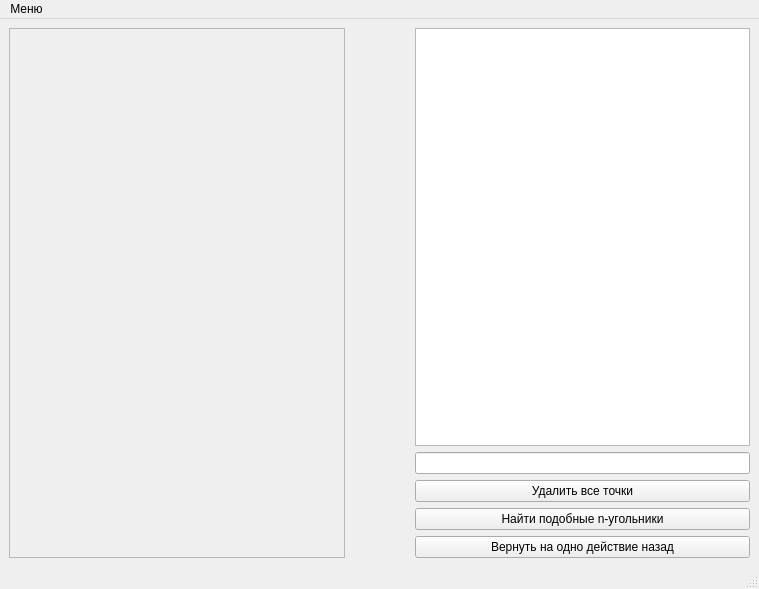
<?xml version="1.0" encoding="UTF-8"?>
<ui version="4.0">
 <class>MainWindow</class>
 <widget class="QMainWindow" name="MainWindow">
  <property name="geometry">
   <rect>
    <x>0</x>
    <y>0</y>
    <width>759</width>
    <height>589</height>
   </rect>
  </property>
  <property name="windowTitle">
   <string>MainWindow</string>
  </property>
  <widget class="QWidget" name="centralwidget">
   <layout class="QHBoxLayout" name="horizontalLayout_2">
    <item>
     <layout class="QHBoxLayout" name="horizontalLayout">
      <item>
       <widget class="Canvas" name="canvas">
        <property name="sizePolicy">
         <sizepolicy hsizetype="Expanding" vsizetype="Expanding">
          <horstretch>0</horstretch>
          <verstretch>0</verstretch>
         </sizepolicy>
        </property>
        <property name="minimumSize">
         <size>
          <width>300</width>
          <height>100</height>
         </size>
        </property>
        <property name="frameShape">
         <enum>QFrame::StyledPanel</enum>
        </property>
        <property name="frameShadow">
         <enum>QFrame::Raised</enum>
        </property>
       </widget>
      </item>
      <item>
       <spacer name="horizontalSpacer">
        <property name="orientation">
         <enum>Qt::Horizontal</enum>
        </property>
        <property name="sizeType">
         <enum>QSizePolicy::Fixed</enum>
        </property>
        <property name="sizeHint" stdset="0">
         <size>
          <width>64</width>
          <height>506</height>
         </size>
        </property>
       </spacer>
      </item>
      <item>
       <layout class="QGridLayout" name="gridLayout_2">
        <item row="3" column="0">
         <widget class="QPushButton" name="find_similar_polygons">
          <property name="text">
           <string>Найти подобные n-угольники</string>
          </property>
         </widget>
        </item>
        <item row="2" column="0">
         <widget class="QPushButton" name="delete_nodes">
          <property name="text">
           <string>Удалить все точки</string>
          </property>
         </widget>
        </item>
        <item row="0" column="0">
         <widget class="Table" name="table_nodes">
          <property name="minimumSize">
           <size>
            <width>330</width>
            <height>200</height>
           </size>
          </property>
         </widget>
        </item>
        <item row="1" column="0">
         <widget class="Input_line" name="input_line"/>
        </item>
        <item row="4" column="0">
         <widget class="QPushButton" name="revert_state_button">
          <property name="text">
           <string>Вернуть на одно действие назад</string>
          </property>
         </widget>
        </item>
       </layout>
      </item>
     </layout>
    </item>
   </layout>
  </widget>
  <widget class="QMenuBar" name="menubar">
   <property name="geometry">
    <rect>
     <x>0</x>
     <y>0</y>
     <width>759</width>
     <height>22</height>
    </rect>
   </property>
   <widget class="QMenu" name="menu">
    <property name="title">
     <string>Меню</string>
    </property>
    <addaction name="about_program"/>
    <addaction name="about_author"/>
   </widget>
   <addaction name="menu"/>
  </widget>
  <widget class="QStatusBar" name="statusbar"/>
  <action name="about_program">
   <property name="text">
    <string>О программе</string>
   </property>
  </action>
  <action name="about_author">
   <property name="text">
    <string>Об авторе</string>
   </property>
  </action>
 </widget>
 <customwidgets>
  <customwidget>
   <class>Canvas</class>
   <extends>QFrame</extends>
   <header location="global">canvas</header>
   <container>1</container>
  </customwidget>
  <customwidget>
   <class>Table</class>
   <extends>QListView</extends>
   <header>table_nodes</header>
  </customwidget>
  <customwidget>
   <class>Input_line</class>
   <extends>QLineEdit</extends>
   <header>input_line</header>
  </customwidget>
 </customwidgets>
 <resources/>
 <connections/>
</ui>
